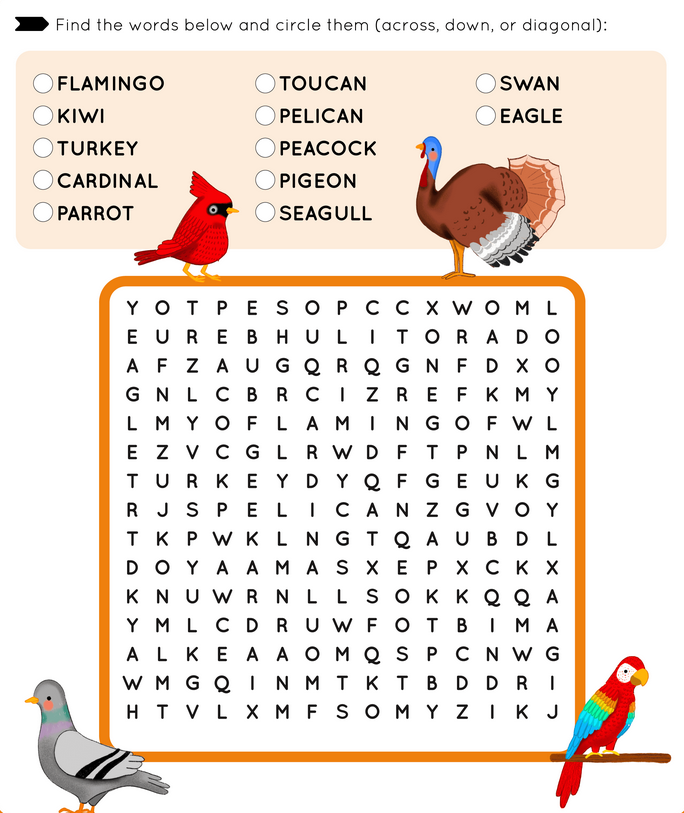
#> input picture assets/image_lvl3_2.png, 684 x 813 px
$ python houhga.py
#> lines starting #> are read from the running program, lines starting #| are printed output that depends on the picture; after the words box and inside, x2 and y2 are one past the last pixel; in counts of white or black regions, pixels touching at a corner belong together; long printed decimals are rounded
import cv2
import numpy as np
import os


filter = False

filepath = "../../assets/"
filename = "image_lvl3_2.png"

file_path = os.path.join(filepath, filename)

img = cv2.imread(file_path)
#> img is the input picture: shape (813, 684, 3); mean B, G, R 219.9, 227.7, 238.5

gray = cv2.cvtColor(img,cv2.COLOR_BGR2GRAY)
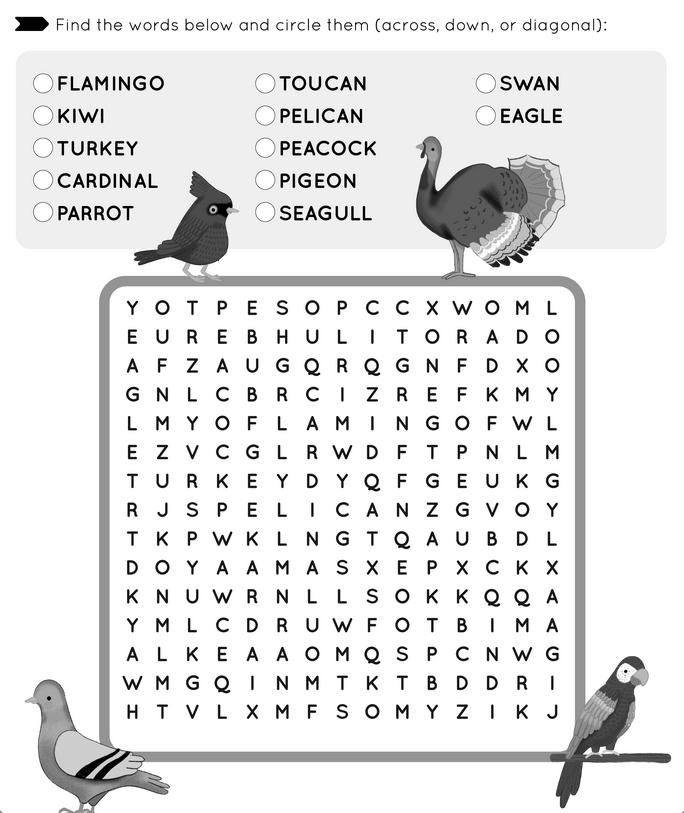
#> gray: shape (813, 684); min 0, max 255, mean 230
edges = cv2.Canny(gray,90,150,apertureSize = 3)
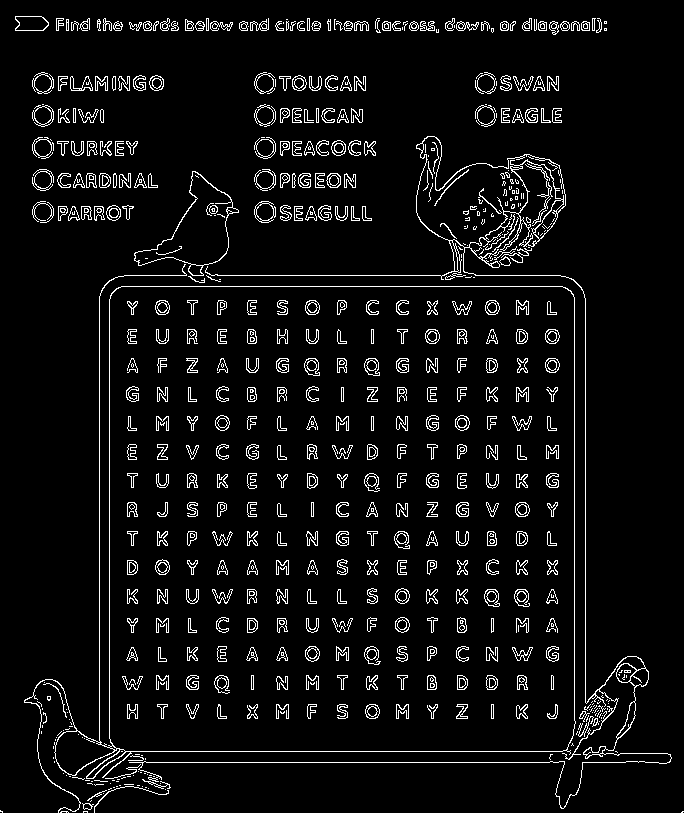
#> edges: shape (813, 684); 5.8% white in thin lines or dots
kernel = np.ones((3,3),np.uint8)
edges = cv2.dilate(edges,kernel,iterations = 1)
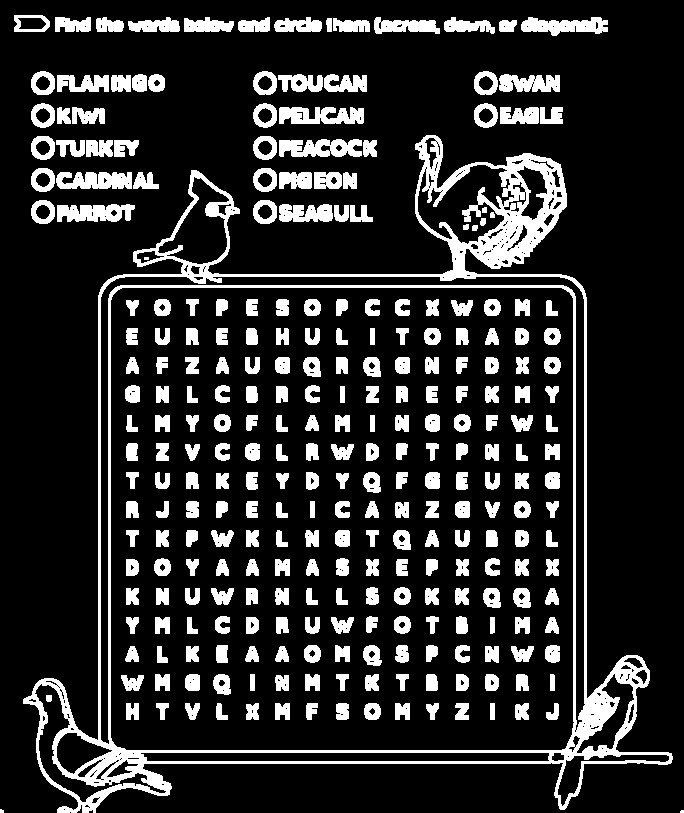
#> edges: shape (813, 684); 16.9% white; 286 white regions (3 under 20 px), largest, box (x1, y1, x2, y2) and area: (23, 135, 673, 813) 28703, (279, 139, 362, 157) 1130, (279, 107, 364, 124) 1122
kernel = np.ones((5,5),np.uint8)
edges = cv2.erode(edges,kernel,iterations = 1)
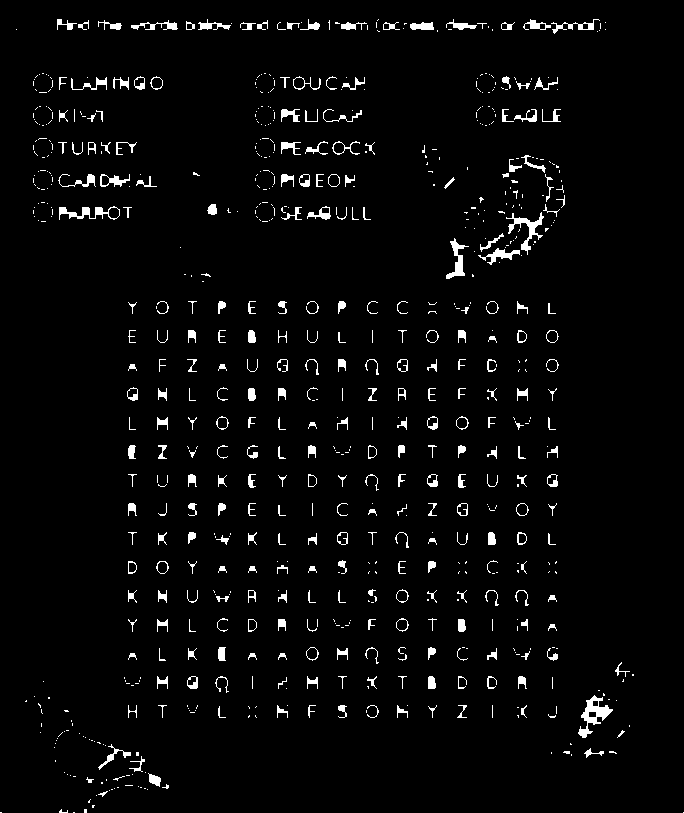
#> edges: shape (813, 684); 3.2% white; 737 white regions (453 under 20 px), largest, box (x1, y1, x2, y2) and area: (578, 695, 613, 738) 532, (506, 212, 544, 255) 410, (59, 206, 120, 220) 325

cv2.imwrite('canny.jpg',edges)

lines = cv2.HoughLines(edges,1,np.pi/180,250)
#> lines = [[23, 1.57]]
print(lines)
#| [[[23.         1.571]]]

if not lines.any():
    print('No lines were found')
    exit()

if filter:
    rho_threshold = 15
    theta_threshold = 0.1

    # how many lines are similar to a given one
    similar_lines = {i : [] for i in range(len(lines))}
    for i in range(len(lines)):
        for j in range(len(lines)):
            if i == j:
                continue

            rho_i,theta_i = lines[i][0]
            rho_j,theta_j = lines[j][0]
            if abs(rho_i - rho_j) < rho_threshold and abs(theta_i - theta_j) < theta_threshold:
                similar_lines[i].append(j)

    # ordering the INDECES of the lines by how many are similar to them
    indices = [i for i in range(len(lines))]
    indices.sort(key=lambda x : len(similar_lines[x]))

    # line flags is the base for the filtering
    line_flags = len(lines)*[True]
    for i in range(len(lines) - 1):
        if not line_flags[indices[i]]: # if we already disregarded the ith element in the ordered list then we don't care (we will not delete anything based on it and we will never reconsider using this line again)
            continue

        for j in range(i + 1, len(lines)): # we are only considering those elements that had less similar line
            if not line_flags[indices[j]]: # and only if we have not disregarded them already
                continue

            rho_i,theta_i = lines[indices[i]][0]
            rho_j,theta_j = lines[indices[j]][0]
            if abs(rho_i - rho_j) < rho_threshold and abs(theta_i - theta_j) < theta_threshold:
                line_flags[indices[j]] = False # if it is similar and have not been disregarded yet then drop it now

print('number of Hough lines:', len(lines))
#| number of Hough lines: 1

filtered_lines = []

if filter:
    for i in range(len(lines)): # filtering
        if line_flags[i]:
            filtered_lines.append(lines[i])

    print('Number of filtered lines:', len(filtered_lines))
else:
    filtered_lines = lines
#> filtered_lines = [[23, 1.57]]

for line in filtered_lines:
    rho,theta = line[0]
    a = np.cos(theta)
    b = np.sin(theta)
    x0 = a*rho
    y0 = b*rho
    x1 = int(x0 + 1000*(-b))
    y1 = int(y0 + 1000*(a))
    x2 = int(x0 - 1000*(-b))
    y2 = int(y0 - 1000*(a))

    cv2.line(img,(x1,y1),(x2,y2),(0,0,255),2)
#> this loop made 1 pass
#> (rho, theta, a, b, x0, y0, x1, y1) on pass 1: (23, 1.57, -4.37e-08, 1, -1.01e-06, 23, -1000, 22)
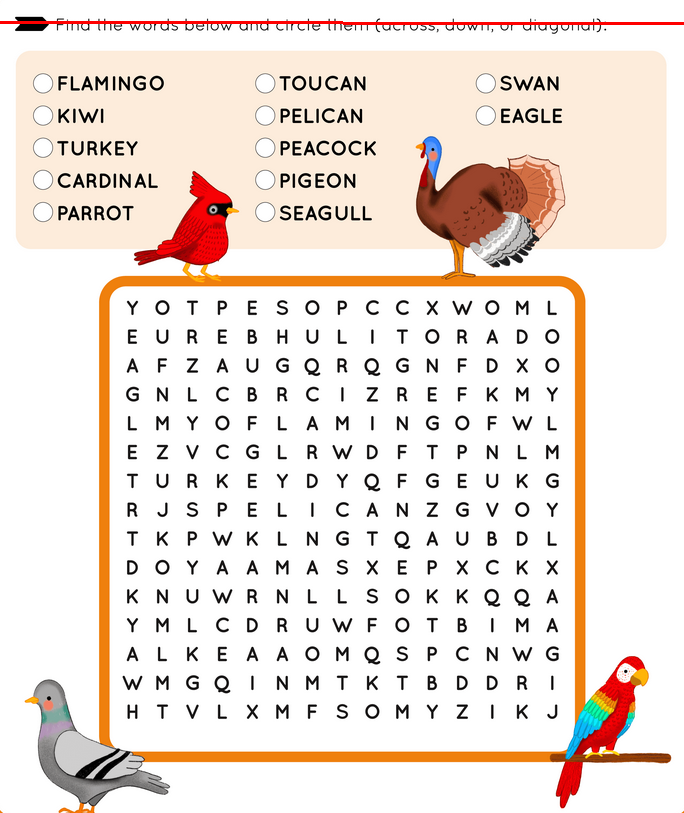
#> img: shape (813, 684, 3); 0.37% of pixels changed, all inside (x1, y1, x2, y2) = (0, 21, 684, 25)

cv2.imwrite('hough.jpg',img)

$ run again, with assets/image_lvl1_1.png copied over assets/image_lvl3_2.png
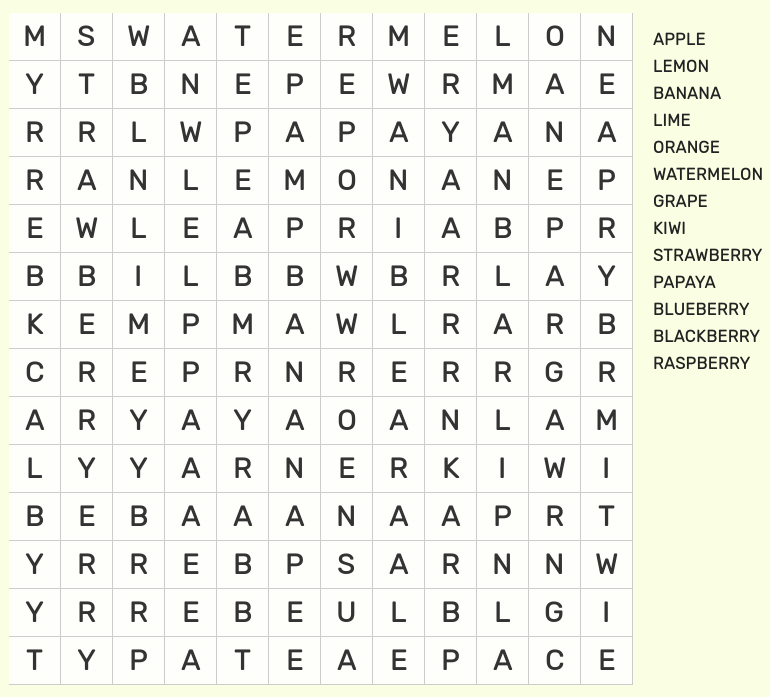
#> input picture assets/image_lvl1_1.png, 770 x 697 px
#> img is the input picture: shape (697, 770, 3); mean B, G, R 233.2, 241.6, 239.9
#> `edges = cv2.erode(edges,kernel,iterations = 1)`:
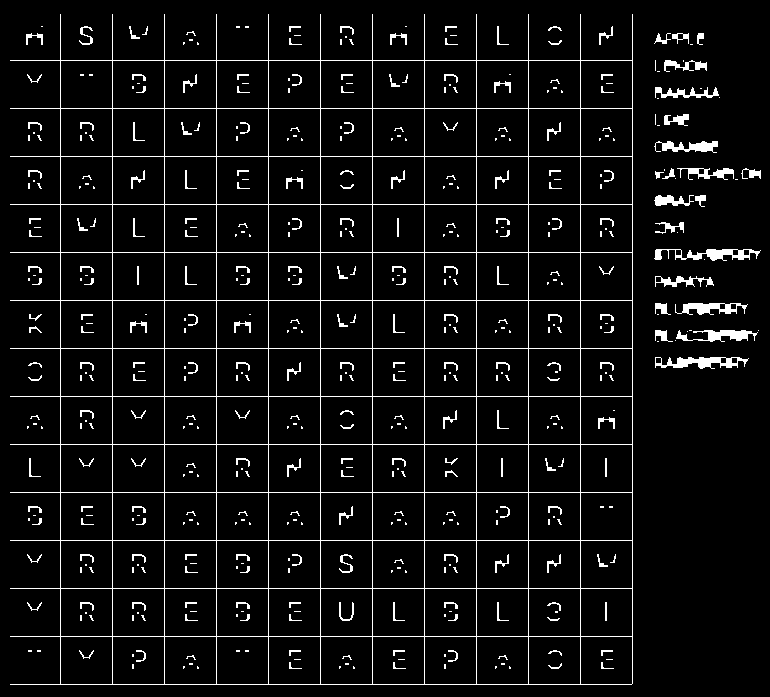
#> edges: shape (697, 770); 5.9% white in thin lines or dots
#> lines = 26 rows, first 8: [252, 1.57], [60, 0], [112, 0], [164, 0], [216, 0], [268, 0], [320, 0], [372, 0]
#> (printed output is left out)
#| number of Hough lines: 26
#> filtered_lines has the same summary as lines
#> the loop `for line in filtered_lines:` made 26 passes
#> (rho, theta, a, b, x0, y0, x1, y1) on passes 1 to 8: (252, 1.57, -4.37e-08, 1, -1.1e-05, 252, -1000, 251), (60, 0, 1, 0, 60, 0, 60, 1000), (112, 0, 1, 0, 112, 0, 112, 1000), (164, 0, 1, 0, 164, 0, 164, 1000), (216, 0, 1, 0, 216, 0, 216, 1000), (268, 0, 1, 0, 268, 0, 268, 1000), (320, 0, 1, 0, 320, 0, 320, 1000), (372, 0, 1, 0, 372, 0, 372, 1000)
#> after the loop `for line in filtered_lines:`:
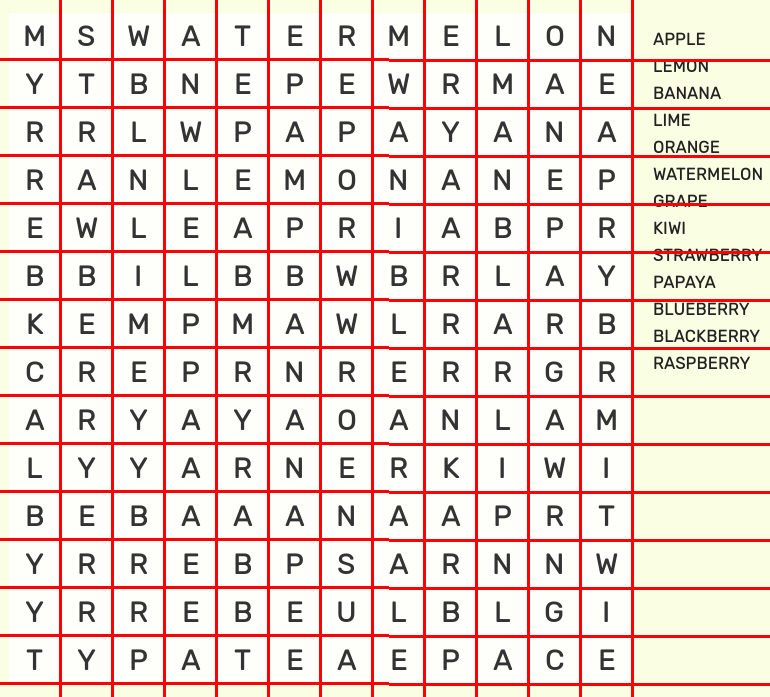
#> img: shape (697, 770, 3); 10.42% of pixels changed, all inside (x1, y1, x2, y2) = (0, 0, 770, 697)
